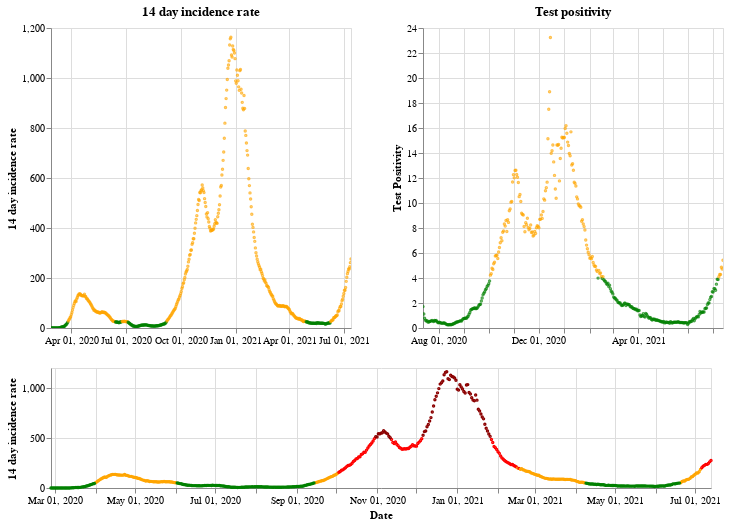

The notebook cell this image was saved under:
### Markdown cell above
## Wales

### Code cell
plot_traffic_light('Wales')

### Figure 1 — Vega-Lite specification as saved in the notebook (floating-point values rounded to 4 significant figures; data arrays with more than 128 entries replaced by an {"elided": "..."} marker saying what was removed)
{"config": {"view": {"continuousWidth": 400, "continuousHeight": 300}}, "vconcat": [{"hconcat": [{"mark": {"type": "point", "size": 2}, "encoding": {"color": {"condition": {"value": "green", "test": "(datum.twoWeeklyCasesRate <= 25)"}, "value": "orange"}, "tooltip": [{"type": "nominal", "field": "areaName"}, {"type": "temporal", "field": "date"}, {"type": "quantitative", "field": "twoWeeklyCasesRate"}, {"type": "quantitative", "field": "testPositivity"}], "x": {"type": "temporal", "axis": {"title": ""}, "field": "date", "scale": {"domain": {"selection": "DateBrush"}}, "timeUnit": "yearmonthdate"}, "y": {"type": "quantitative", "axis": {"title": "14 day incidence rate"}, "field": "twoWeeklyCasesRate"}}, "title": "14 day incidence rate", "width": 300}, {"mark": {"type": "point", "size": 2}, "encoding": {"color": {"condition": {"value": "green", "test": "(datum.testPositivity <= 4)"}, "value": "orange"}, "tooltip": [{"type": "nominal", "field": "areaName"}, {"type": "temporal", "field": "date"}, {"type": "quantitative", "field": "twoWeeklyCasesRate"}, {"type": "quantitative", "field": "testPositivity"}], "x": {"type": "temporal", "axis": {"title": ""}, "field": "date", "scale": {"domain": {"selection": "DateBrush"}}, "timeUnit": "yearmonthdate"}, "y": {"type": "quantitative", "axis": {"title": "Test Positivity"}, "field": "testPositivity"}}, "title": "Test positivity", "width": 300}]}, {"layer": [{"mark": {"type": "point", "size": 2}, "encoding": {"color": {"condition": {"value": "orange", "test": "(((datum.testPositivity < 4) && (datum.twoWeeklyCasesRate >= 50)) && (datum.twoWeeklyCasesRate < 200))"}, "value": "red"}, "opacity": {"condition": {"value": 1, "test": "((datum.twoWeeklyCasesRate >= 50) && (datum.twoWeeklyCasesRate < 500))"}, "value": 0}, "tooltip": [{"type": "nominal", "field": "areaName"}, {"type": "temporal", "field": "date"}, {"type": "quantitative", "field": "twoWeeklyCasesRate"}, {"type": "quantitative", "field": "testPositivity"}], "x": {"type": "temporal", "axis": {"title": "Date"}, "field": "date", "timeUnit": "yearmonthdate"}, "y": {"type": "quantitative", "axis": {"title": "14 day incidence rate"}, "field": "twoWeeklyCasesRate"}}, "selection": {"DateBrush": {"type": "interval", "encodings": ["x"], "fields": ["Time"]}}}, {"mark": {"type": "point", "size": 2}, "encoding": {"color": {"value": "darkred"}, "opacity": {"condition": {"value": 1, "test": "(datum.twoWeeklyCasesRate >= 500)"}, "value": 0}, "tooltip": [{"type": "nominal", "field": "areaName"}, {"type": "temporal", "field": "date"}, {"type": "quantitative", "field": "twoWeeklyCasesRate"}, {"type": "quantitative", "field": "testPositivity"}], "x": {"type": "temporal", "axis": {"title": "Date"}, "field": "date", "timeUnit": "yearmonthdate"}, "y": {"type": "quantitative", "axis": {"title": "14 day incidence rate"}, "field": "twoWeeklyCasesRate"}}}, {"mark": {"type": "point", "size": 2}, "encoding": {"color": {"condition": {"value": "green", "test": "((datum.testPositivity < 4) && (datum.twoWeeklyCasesRate < 50))"}, "value": "orange"}, "opacity": {"condition": {"value": 1, "test": "(datum.twoWeeklyCasesRate < 50)"}, "value": 0}, "tooltip": [{"type": "nominal", "field": "areaName"}, {"type": "temporal", "field": "date"}, {"type": "quantitative", "field": "twoWeeklyCasesRate"}, {"type": "quantitative", "field": "testPositivity"}], "x": {"type": "temporal", "axis": {"title": "Date"}, "field": "date", "timeUnit": "yearmonthdate"}, "y": {"type": "quantitative", "axis": {"title": "14 day incidence rate"}, "field": "twoWeeklyCasesRate"}}}], "height": 120, "width": 660}], "data": {"name": "data-b74e483d7e28b1c5c81996625e51b0e3"}, "$schema": "https://vega.github.io/schema/vega-lite/v4.8.1.json", "datasets": {"data-b74e483d7e28b1c5c81996625e51b0e3": {"elided": "503 records"}}}
